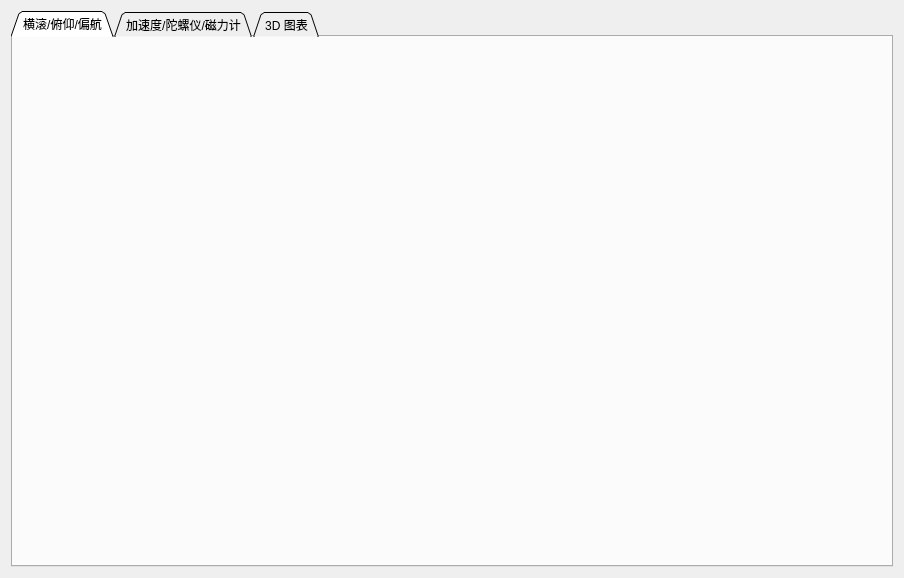
<?xml version="1.0" encoding="UTF-8"?>
<ui version="4.0">
 <class>PageImu</class>
 <widget class="QWidget" name="PageImu">
  <property name="geometry">
   <rect>
    <x>0</x>
    <y>0</y>
    <width>904</width>
    <height>578</height>
   </rect>
  </property>
  <property name="windowTitle">
   <string>Form</string>
  </property>
  <layout class="QVBoxLayout" name="verticalLayout">
   <item>
    <widget class="QTabWidget" name="tabWidget">
     <property name="tabShape">
      <enum>QTabWidget::Triangular</enum>
     </property>
     <property name="currentIndex">
      <number>0</number>
     </property>
     <widget class="QWidget" name="tab">
      <attribute name="title">
       <string>横滚/俯仰/偏航</string>
      </attribute>
      <layout class="QVBoxLayout" name="verticalLayout_2">
       <item>
        <widget class="QCustomPlot" name="rpyPlot" native="true"/>
       </item>
      </layout>
     </widget>
     <widget class="QWidget" name="tab_2">
      <attribute name="title">
       <string>加速度/陀螺仪/磁力计</string>
      </attribute>
      <layout class="QVBoxLayout" name="verticalLayout_3">
       <item>
        <widget class="QSplitter" name="splitter">
         <property name="orientation">
          <enum>Qt::Vertical</enum>
         </property>
         <widget class="QCustomPlot" name="accelPlot" native="true"/>
         <widget class="QCustomPlot" name="gyroPlot" native="true"/>
         <widget class="QCustomPlot" name="magPlot" native="true"/>
        </widget>
       </item>
      </layout>
     </widget>
     <widget class="QWidget" name="tab_3">
      <attribute name="title">
       <string>3D 图表</string>
      </attribute>
      <layout class="QVBoxLayout" name="layout3d">
       <item>
        <widget class="QCheckBox" name="useYawBox">
         <property name="text">
          <string>使用偏航（会漂移）</string>
         </property>
        </widget>
       </item>
      </layout>
     </widget>
    </widget>
   </item>
  </layout>
 </widget>
 <customwidgets>
  <customwidget>
   <class>QCustomPlot</class>
   <extends>QWidget</extends>
   <header>widgets/qcustomplot.h</header>
   <container>1</container>
  </customwidget>
 </customwidgets>
 <resources/>
 <connections/>
</ui>
